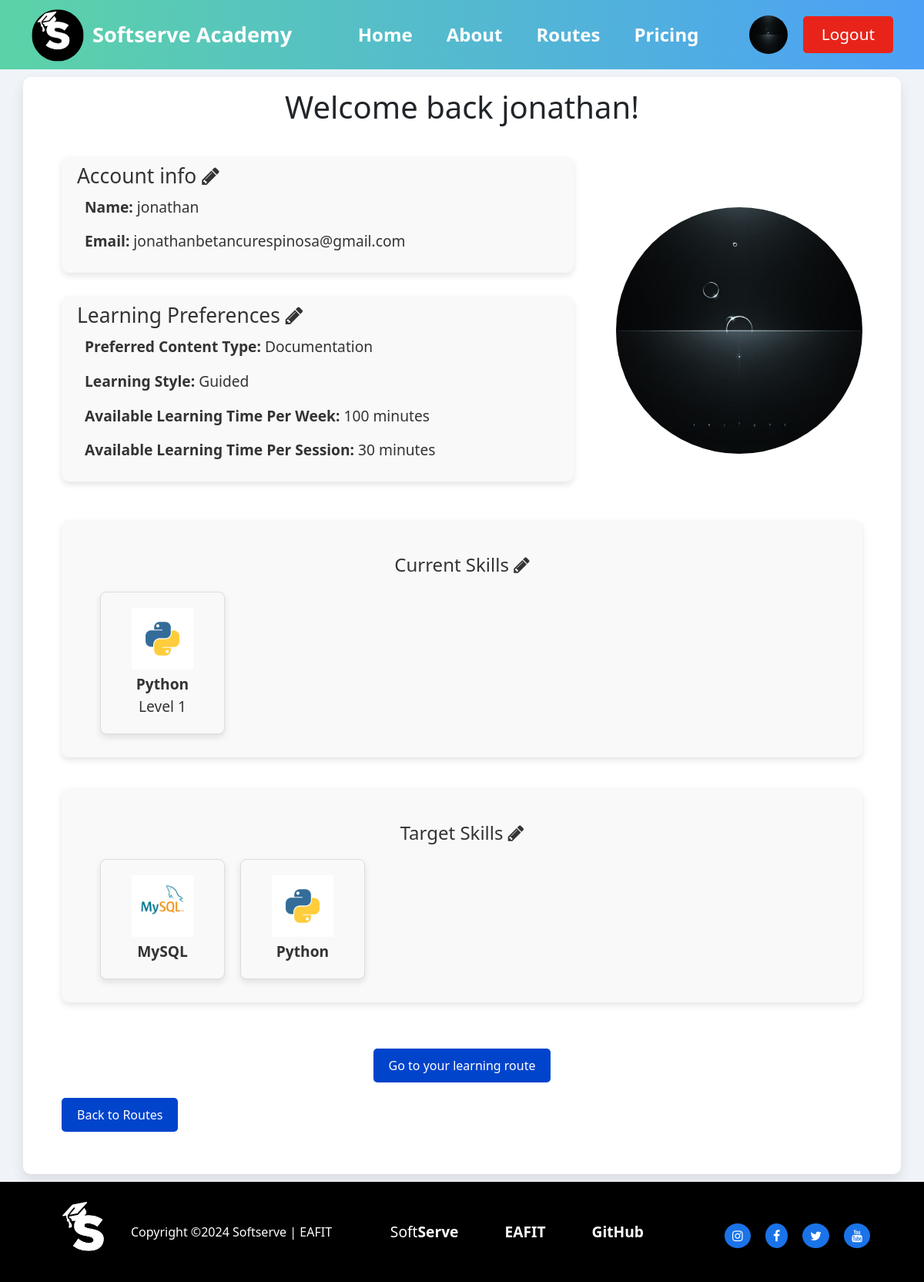
The page /user/ (signed in) on the database its author committed.
### user/models.py (models this page shows, shortened)
class User(AbstractBaseUser, PermissionsMixin):
    id = models.AutoField(primary_key=True)
    name = models.CharField(max_length=100)
    password = models.CharField(max_length=100)
    email = models.EmailField(unique=True)
    image = models.ImageField(upload_to="user/images/", blank=True)
    preference = models.ForeignKey(
        Preference, on_delete=models.SET_NULL, blank=True, null=True
    )
    current_skills = models.ManyToManyField(
        SkillLevel, related_name="users_current", blank=True
    )
    target_skills = models.ManyToManyField(
        SkillLevel, related_name="users_target", blank=True
    )
    learning_routes = models.ManyToManyField(
        LearningRoute, related_name="users_route", blank=True
    )
    is_active = models.BooleanField(default=True)
    is_staff = models.BooleanField(default=False)
    is_superuser = models.BooleanField(default=False)
    objects = UserManager()
    USERNAME_FIELD = "email"
    REQUIRED_FIELDS = ["name"]

### preference/models.py (models this page shows)
class Preference(models.Model):
    id = models.AutoField(primary_key=True)
    media_type = models.CharField(max_length=100, choices=MEDIA_TYPE_CHOICES)
    content_type = models.CharField(max_length=100, choices=CONTENT_TYPE_CHOICES)
    learning_type = models.CharField(max_length=100, choices=LEARNING_TYPE_CHOICES)
    time_per_week = models.IntegerField(
        validators=[MinValueValidator(5), MaxValueValidator(6000)]
    )
    time_per_session = models.IntegerField(
        validators=[MinValueValidator(5), MaxValueValidator(600)]
    )

### skill/models.py (models this page shows, shortened)
class SkillLevel(models.Model):
    id = models.AutoField(primary_key=True)
    skill = models.ForeignKey("Skill", on_delete=models.CASCADE)
    level = models.IntegerField(validators=[MinValueValidator(1), MaxValueValidator(5)])

class Skill(models.Model):
    id = models.AutoField(primary_key=True)
    name = models.CharField(max_length=100)
    skill_type = models.CharField(max_length=100, choices=SKILL_TYPE_CHOICES)
    image = models.ImageField(upload_to="skill/images/", null=True, blank=True)

### user/views.py (the view)
# urls.py: 2. Add a URL to urlpatterns:  path('', views.home, name='home')
@login_required
def home(request):
    user_id = request.session.get("user_id")
    if user_id:
        user = get_object_or_404(User, id=user_id)
        return render(request, "user.html", {"user": user})  # Happy path
    else:
        return redirect(
            "not_logged_in"
        )  # Not necessary now, because of the login_required decorator

### learning_route/models.py (called while the page is built)
    def __str__(self):
        return self.skill_level.skill.name + " - " + str(self.skill_level.level)

### user/templates/user.html (shortened to what this page needs)
{% extends "base.html" %}
{% load static %}
{% block extra_css %}
<link rel="stylesheet" href="{% static 'css/user.css' %}">
{% endblock %}
{% block content %}
<div class="header">
    <h1>Welcome back {{ user.name }}!
    </h1>
</div>
<div class="main-content">
    <div class="info">
        <div class="texts">
            <a href="{% url 'update_profile' %}" class="button-link">
                <button class="account-info">
                    <h2>Account info <i class="fa fa-pencil"></i></h2>
                    <p><strong>Name:</strong> {{ user.name }}</p>
                    <p><strong>Email:</strong> {{ user.email }}</p>
                </button>
            </a>
            <a href="{% url 'preference_create' %}" class="button-link">
                <button class="learning-preferences">
                    <h2>Learning Preferences <i class="fa fa-pencil"></i></h2>
                    {% if user.preference %}
                    <p><strong>Preferred Content Type:</strong> {{ user.preference.content_type }}</p>
                    <p><strong>Learning Style:</strong> {{ user.preference.learning_type }}</p>
                    <p><strong>Available Learning Time Per Week:</strong> {{ user.preference.time_per_week }} minutes
                    </p>
                    <p><strong>Available Learning Time Per Session:</strong> {{ user.preference.time_per_session }}
                        minutes
                    </p>
                    {% else %}
                    <p>Please set your preferences to generate your learning routes.</p>
                    {% endif %}
                </button>
            </a>
        </div>
        {% if user.image %}
        <img class="profile-pic img-fluid" src="{{ user.image.url }}" alt="Profile Picture">
        {% else %}
        <img class="profile-pic img-fluid" src="{% static 'images/default-user.png' %}" alt="Profile Picture">
        {% endif %}
    </div>
    <div class="skills">
        <a href="{% url 'update_current_skills' %}" class="button-link">
            <h2>Current Skills <i class="fa fa-pencil"></i></h2>
        </a>
        <a href="{% url 'update_current_skills' %}">
            <button class="skill-button">
                <div class="skill-set">
                    {% if user.current_skills.all %}
                    {% for skill_level in user.current_skills.all %}
                    <div class="skill">
                        <img src="{{ skill_level.skill.image.url }}">
                        <span><b>{{ skill_level.skill.name }}</b></span>
                        <span>Level {{ skill_level.level }}</span>
                    </div>
                    {% endfor %}
                    {% else %}
                    <p>You don't have current skills. Create some!</p>
                    {% endif %}
                </div>
            </button>
        </a>
    </div>
    <div class="skills">
        <a href="{% url 'update_target_skills' %}" class="button-link">
            <h2>Target Skills <i class="fa fa-pencil"></i></h2>
        </a>
        <a href="{% url 'update_target_skills' %}">
            <button class="skill-button">
                <div class="skill-set">
                    {% if user.target_skills.all %}
                    {% for skill_level in user.target_skills.all %}
                    <div class="skill">
                        <img src="{{ skill_level.skill.image.url }}">
                        <span><b>{{ skill_level.skill.name }}</b></span>
                    </div>
                    {% endfor %}
                    {% else %}
                    <p>Please set your target skills to generate their learning routes.</p>
                    {% endif %}
                </div>
            </button>
        </a>
    </div>
    <div class="learning-route">
        <a href="{% url 'learning_route' %}" class="button-link">
            <button>Go to your learning route</button>
        </a>
    </div>
    <div class="back-button">
        <a href="{% url 'learning_route' %}" class="button-link">
            <button>Back to Routes</button>
        </a>
    </div>
</div>
{% endblock %}

### SoftServeAcademy/templates/base.html (shortened to what this page needs)
<!DOCTYPE html>
<html lang="en">
{% load static %}
<head>
    <link rel="stylesheet" href="https://stackpath.bootstrapcdn.com/bootstrap/4.5.2/css/bootstrap.min.css">
    <link rel="stylesheet" href="https://cdnjs.cloudflare.com/ajax/libs/font-awesome/4.7.0/css/font-awesome.min.css">
    <link href="https://cdnjs.cloudflare.com/ajax/libs/select2/4.0.13/css/select2.min.css" rel="stylesheet" />
    <link rel="stylesheet" href="{% static 'css/header.css' %}">
    <link rel="stylesheet" href="{% static 'css/footer.css' %}">
    <link rel="stylesheet" href="{% static 'css/base.css' %}">
    {% block extra_css %}{% endblock %}
</head>
<body>
    <div class="wrapper">
        <header>
            <div class="logo">
                <a href="{% url 'home' %}"><img src="{% static 'images/2.svg' %}" alt="Logo"></a>
                <a href="{% url 'home' %}"><span>Softserve Academy</span></a>
            </div>
            <nav>
                <ul id="nav-links">
                    <li><a href="{% url 'home' %}">Home</a></li>
                    <li><a href="{% url 'about' %}">About</a></li>
                    {% if user.is_authenticated %}
                    <li class="dropdown">
                        <a href="{% url 'learning_route' %}">Routes</a>
                    </li>
                    {% endif %}
                    <li><a href="{% url 'pricing' %}">Pricing</a></li>
                </ul>
            </nav>
            <div class="auth-buttons">
                {% if user.is_authenticated %}
                <a href="{% url 'user' %}">
                    {% if user.image %}
                    <img src="{{ user.image.url }}" alt="User Photo" class="user-image">
                    {% else %}
                    <img src="{% static 'images/default-user.png' %}" alt="Default User Photo" class="user-image">
                    {% endif %}
                </a>
                <a href="{% url 'logout' %}" class="get-logout-btn">Logout</a>
                {% else %}
                <a href="{% url 'login' %}" class="login-btn">Login</a>
                <a href="{% url 'register' %}" class="get-started-btn">Get Started</a>
                {% endif %}
            </div>
        </header>
        <div class="container">
            {% block content %}
            {% endblock %}
        </div>
        <footer>
            <div class="footer-container">
                <div class="footer-left">
                    <img src="{% static 'images/2.svg' %}" alt="Logo">
                    <p>Copyright ©2024 Softserve | EAFIT</p>
                </div>
                <div class="footer-right">
                    <ul>
                        <li><a href="https://career.softserveinc.com/es/about/colombia">Soft<b>Serve</b></a></li>
                        <li><a href="https://www.eafit.edu.co/"><b>EAFIT</b></a></li>
                        <li><a href="https://github.com/QuitoTactico/SoftServe-Academy"><b>GitHub</b></a></li>
                    </ul>
                    <div class="social-media">
                        <a href="https://www.instagram.com/softserve_people/"><i class="fa fa-instagram"></i></a>
                        <a href="https://www.facebook.com/SoftServeColombia/"><i class="fa fa-facebook"></i></a>
                        <a href="https://x.com/SoftServeInc"><i class="fa fa-twitter"></i></a>
                        <a href="https://www.youtube.com/@SoftServeInc"><i class="fa fa-youtube"></i></a>
                    </div>
                </div>
            </div>
        </footer>
    </div>
</body>
</html>

### static/css/header.css (style rules this page uses)
* { margin: 0; padding: 0; }
dl, ol, ul { margin-top: 0; margin-bottom: 0rem; }
body { font-family: 'Segoe UI', Tahoma, Geneva, Verdana, sans-serif; background-color: #f0f4f8; }
.wrapper header .auth-buttons a .user-image { width: 50px; height: 50px; border-radius: 50%; margin-right: 10px; }
header { display: flex; justify-content: space-between; align-items: center; padding: 10px 20px; background: linear-gradient(to right, #5cd3a7, #4ca0f7); position: relative; z-index: 2; }
.logo { display: flex; align-items: center; }
.logo img { width: fit-content; height: 70px; margin-right: 10px; margin-left: 20px; }
.logo a span { font-size: 1.7rem; font-weight: bold; color: #fff; cursor: pointer; text-decoration: none; }
nav ul { list-style: none; display: flex; align-items: center; }
nav ul li { margin-left: 20px; position: relative; }
nav ul li a { text-decoration: none; color: #fff; font-weight: bold; font-size: 1.5rem; padding: 2px 12px; }
.auth-buttons { display: flex; align-items: center; margin-right: 20px; }
.auth-buttons .get-logout-btn { text-decoration: none; background-color: #e8241a; color: #fff; padding: 8px 24px; border-radius: 5px; margin-left: 10px; font-size: 1.3rem; }

### static/css/footer.css (style rules this page uses)
html, body { height: 100%; margin: 0; display: flex; flex-direction: column; }
.wrapper { display: flex; flex-direction: column; justify-content: space-between; flex: 1; }
footer { background-color: #000; color: #fff; padding: 20px 0; width: 100%; }
.footer-container { display: flex; justify-content: space-between; align-items: center; flex-wrap: wrap; margin-inline: 50px; padding: 0 20px; }
.footer-left { display: flex; align-items: center; }
.footer-left img { height: 90px; margin-right: 10px; }
.footer-left p { margin: 0; font-size: 1rem; }
.footer-right { display: flex; align-items: center; justify-content: flex-end; }
.footer-right ul { list-style: none; display: flex; padding: 0; margin-right: 60px; }
.footer-right ul li { margin: 0 30px; }
.footer-right ul li a { color: #fff; text-decoration: none; font-size: 1.2rem; }
.footer-right .social-media { margin-top: 10px; }
.footer-right .social-media a { color: #fff; font-size: 1rem; margin-left: 15px; text-decoration: none; background-color: #1a73e8; padding: 5px 10px; border-radius: 100%; }

### static/css/base.css (style rules this page uses)
* { margin: 0; padding: 0; box-sizing: content-box; }
dl, ol, ul { margin-top: 0; margin-bottom: 0rem; }
body { font-family: Arial, sans-serif; background-color: #f0f4f8; }

### rows shown on the page
User: image (picture), name "jonathan", email "jonathanbetancurespinosa@gmail.com", preference.content_type "Documentation", preference.learning_type "Guided", preference.time_per_week "100", preference.time_per_session "30"
SkillLevel: skill.image (picture), skill.name "Python", level "1"
SkillLevel: skill.image (picture), skill.name "MySQL"
SkillLevel: skill.image (picture), skill.name "Python"
